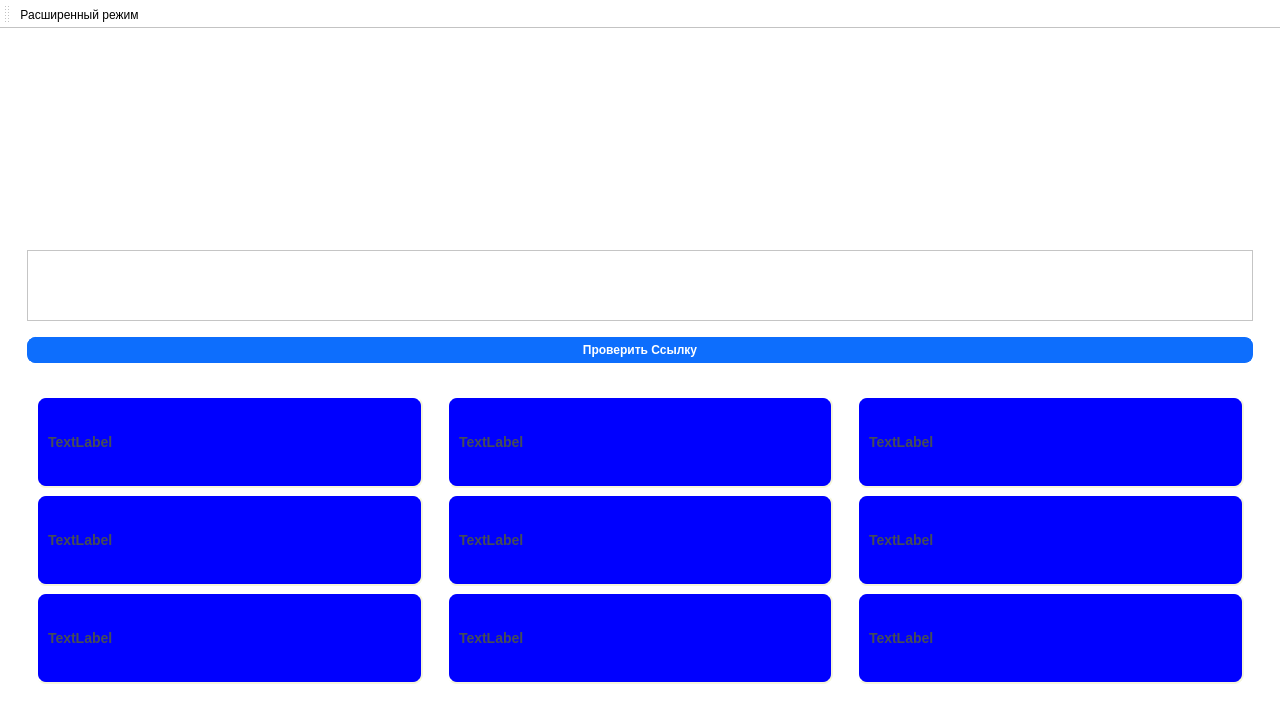
<?xml version="1.0" encoding="UTF-8"?>
<ui version="4.0">
 <class>MainWindow</class>
 <widget class="QMainWindow" name="MainWindow">
  <property name="geometry">
   <rect>
    <x>0</x>
    <y>0</y>
    <width>1280</width>
    <height>720</height>
   </rect>
  </property>
  <property name="minimumSize">
   <size>
    <width>1280</width>
    <height>720</height>
   </size>
  </property>
  <property name="windowTitle">
   <string>MainWindow</string>
  </property>
  <property name="styleSheet">
   <string notr="true">QWidget {
  background-color: #fff;
}
QLabel {
  color: #464d55;
  font-weight: 600;
  qproperty-alignment: AlignCenter;
}
QLabel#heading {
  color: #0f1925;
  font-size: 18px;
  margin-bottom: 10px;
}

QLabel#subheading {
  color: #0f1925;
  font-size: 12px;
  font-weight: normal;
  margin-bottom: 10px;
}
QLineEdit {
  border-radius: 8px;
  border: 1px solid #e0e4e7;
  padding: 5px 15px;
}

QLineEdit:focus {
  border: 1px solid #d0e3ff;
}

QLineEdit::placeholder {
  color: #767e89;
}
QPushButton {
  background-color: #0d6efd;
  color: #fff;
  font-weight: 600;
  border-radius: 8px;
  border: 1px solid #0d6efd;
  padding: 5px 15px;
  margin-top: 10px;
  outline: 0px;
}
QPushButton:hover {
  background-color: #0b5ed7;
  border: 3px solid #9ac3fe;
}
QPushButton:pressed {
  background-color: #052F6B;
}
QPushButton:disabled {
  background-color: #808080;
}</string>
  </property>
  <widget class="QWidget" name="centralwidget">
   <layout class="QVBoxLayout" name="verticalLayout_2" stretch="0">
    <item>
     <widget class="QStackedWidget" name="stackedWidget">
      <property name="currentIndex">
       <number>0</number>
      </property>
      <widget class="QWidget" name="page">
       <property name="enabled">
        <bool>true</bool>
       </property>
       <layout class="QVBoxLayout" name="verticalLayout_5" stretch="1,1">
        <item>
         <widget class="QWidget" name="verticalWidget" native="true">
          <layout class="QVBoxLayout" name="verx" stretch="4,4,3,1">
           <item>
            <spacer name="verticalSpacer">
             <property name="orientation">
              <enum>Qt::Orientation::Vertical</enum>
             </property>
             <property name="sizeHint" stdset="0">
              <size>
               <width>20</width>
               <height>40</height>
              </size>
             </property>
            </spacer>
           </item>
           <item>
            <widget class="QWidget" name="verticalWidget_2" native="true">
             <layout class="QHBoxLayout" name="NameLayout" stretch="4,9,4">
              <item>
               <spacer name="horizontalSpacer_2">
                <property name="orientation">
                 <enum>Qt::Orientation::Horizontal</enum>
                </property>
                <property name="sizeHint" stdset="0">
                 <size>
                  <width>40</width>
                  <height>20</height>
                 </size>
                </property>
               </spacer>
              </item>
              <item>
               <widget class="QLabel" name="label">
                <property name="minimumSize">
                 <size>
                  <width>1</width>
                  <height>1</height>
                 </size>
                </property>
                <property name="text">
                 <string/>
                </property>
                <property name="pixmap">
                 <pixmap resource="../../../../games/webapp/test.qrc">:/newPrefix/плашка с названием.png</pixmap>
                </property>
                <property name="scaledContents">
                 <bool>true</bool>
                </property>
                <property name="alignment">
                 <set>Qt::AlignmentFlag::AlignCenter</set>
                </property>
               </widget>
              </item>
              <item>
               <spacer name="horizontalSpacer">
                <property name="orientation">
                 <enum>Qt::Orientation::Horizontal</enum>
                </property>
                <property name="sizeHint" stdset="0">
                 <size>
                  <width>40</width>
                  <height>20</height>
                 </size>
                </property>
               </spacer>
              </item>
             </layout>
            </widget>
           </item>
           <item>
            <widget class="QTextEdit" name="textEdit"/>
           </item>
           <item>
            <widget class="QPushButton" name="pushButton">
             <property name="text">
              <string>Проверить Ссылку</string>
             </property>
            </widget>
           </item>
          </layout>
         </widget>
        </item>
        <item>
         <widget class="QWidget" name="widget_2" native="true">
          <property name="styleSheet">
           <string notr="true">QLabel {
    background-color: blue;
    border-style: outset;
    border-width: 2px;
    border-radius: 10px;
    border-color: beige;
    font: bold 14px;
    min-width: 10em;
    padding: 6px;
}</string>
          </property>
          <layout class="QHBoxLayout" name="horizontalLayout">
           <item>
            <widget class="QWidget" name="widget" native="true">
             <layout class="QVBoxLayout" name="verticalLayout">
              <item>
               <widget class="QLabel" name="label_4">
                <property name="text">
                 <string>TextLabel</string>
                </property>
               </widget>
              </item>
              <item>
               <widget class="QLabel" name="label_2">
                <property name="text">
                 <string>TextLabel</string>
                </property>
               </widget>
              </item>
              <item>
               <widget class="QLabel" name="label_3">
                <property name="text">
                 <string>TextLabel</string>
                </property>
               </widget>
              </item>
             </layout>
            </widget>
           </item>
           <item>
            <widget class="QWidget" name="widget_3" native="true">
             <layout class="QVBoxLayout" name="verticalLayout_3">
              <item>
               <widget class="QLabel" name="label_5">
                <property name="text">
                 <string>TextLabel</string>
                </property>
               </widget>
              </item>
              <item>
               <widget class="QLabel" name="label_7">
                <property name="text">
                 <string>TextLabel</string>
                </property>
               </widget>
              </item>
              <item>
               <widget class="QLabel" name="label_6">
                <property name="text">
                 <string>TextLabel</string>
                </property>
               </widget>
              </item>
             </layout>
            </widget>
           </item>
           <item>
            <widget class="QWidget" name="widget_4" native="true">
             <layout class="QVBoxLayout" name="verticalLayout_4">
              <item>
               <widget class="QLabel" name="label_10">
                <property name="text">
                 <string>TextLabel</string>
                </property>
               </widget>
              </item>
              <item>
               <widget class="QLabel" name="label_8">
                <property name="text">
                 <string>TextLabel</string>
                </property>
               </widget>
              </item>
              <item>
               <widget class="QLabel" name="label_9">
                <property name="text">
                 <string>TextLabel</string>
                </property>
               </widget>
              </item>
             </layout>
            </widget>
           </item>
          </layout>
         </widget>
        </item>
       </layout>
      </widget>
      <widget class="QWidget" name="page_2"/>
     </widget>
    </item>
   </layout>
  </widget>
  <widget class="QToolBar" name="toolBar">
   <property name="windowTitle">
    <string>toolBar</string>
   </property>
   <attribute name="toolBarArea">
    <enum>TopToolBarArea</enum>
   </attribute>
   <attribute name="toolBarBreak">
    <bool>false</bool>
   </attribute>
   <addaction name="Set_extended"/>
  </widget>
  <action name="Set_extended">
   <property name="checkable">
    <bool>true</bool>
   </property>
   <property name="text">
    <string>Расширенный режим</string>
   </property>
   <property name="toolTip">
    <string>Включает расширенный режим</string>
   </property>
   <property name="menuRole">
    <enum>QAction::MenuRole::NoRole</enum>
   </property>
  </action>
 </widget>
 <resources>
  <include location="../../../../games/webapp/test.qrc"/>
 </resources>
 <connections/>
</ui>
